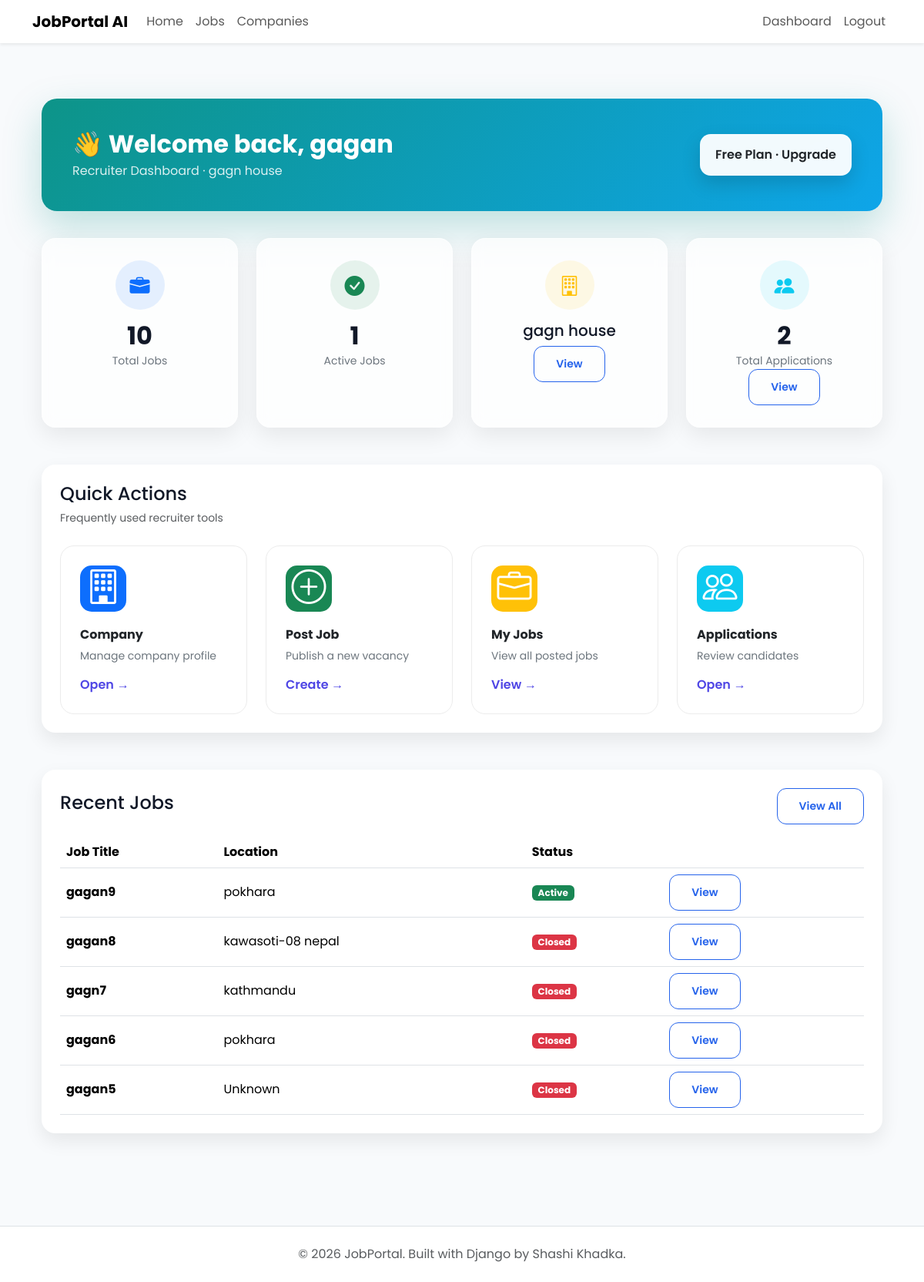
Screenshot of /dashboard/ (signed in) with the database file from the repository.
### accounts/models.py (models this page shows, shortened)
class User(AbstractUser):
    class Role(models.TextChoices):
        ADMIN = "ADMIN", "Admin"
        RECRUITER = "RECRUITER", "Recruiter"
        APPLICANT = "APPLICANT", "Applicant"
    role = models.CharField(max_length=20,choices=Role.choices,default=Role.APPLICANT)
    phone_number = models.CharField(max_length=15,blank=True,null=True)
    profile_picture = models.ImageField(upload_to="profile_photos/",blank=True,null=True)
    created_at = models.DateTimeField(auto_now_add=True)

### companies/models.py (models this page shows, shortened)
class Company(models.Model):
    owner = models.OneToOneField(settings.AUTH_USER_MODEL,on_delete=models.CASCADE,related_name="company")
    company_name = models.CharField(max_length=200)
    slug = models.SlugField(unique=True, blank=True)
    logo = models.ImageField( upload_to="company_logos/", blank=True, null=True)
    description = models.TextField()
    website = models.URLField(blank=True)
    email = models.EmailField()
    phone = models.CharField(max_length=20)
    address = models.TextField()
    location = models.CharField(max_length=255)
    city = models.CharField(max_length=100)
    country = models.CharField(max_length=100)
    established_date = models.DateField()
    employee_count = models.PositiveIntegerField()
    created_at = models.DateTimeField(auto_now_add=True)
    updated_at = models.DateTimeField(auto_now=True)

### jobs/models.py (models this page shows, shortened)
class Job(models.Model):
    class EmploymentType(models.TextChoices):
        FULL_TIME = "Full Time"
        PART_TIME = "Part Time"
        INTERNSHIP = "Internship"
        CONTRACT = "Contract"
    class ExperienceLevel(models.TextChoices):
        ENTRY =  "Entry Level"
        MID =  "Mid Level"
        SENIOR = "Senior Level"
    company = models.ForeignKey(Company,on_delete=models.CASCADE,related_name="jobs")
    title = models.CharField(max_length=200)
    slug = models.SlugField(unique=True,blank=True)
    description = models.TextField()
    location = models.CharField(max_length=150)
    employment_type = models.CharField(max_length=20,choices=EmploymentType.choices)
    experience_level = models.CharField( max_length=20, choices=ExperienceLevel.choices )
    salary_min = models.PositiveIntegerField()
    salary_max = models.PositiveIntegerField()
    vacancies = models.PositiveIntegerField(default=1)
    deadline = models.DateField()
    is_active = models.BooleanField(default=True)
    created_at = models.DateTimeField(auto_now_add=True)
    updated_at = models.DateTimeField(auto_now=True)

### accounts/views.py (the view)
# urls.py: path("dashboard/", views.dashboard, name="dashboard"),
@login_required
def dashboard(request):
    company = Company.objects.filter(owner=request.user).first()
    if company and not hasattr(company, "subscription"):
        messages.warning(request, "Please choose a plan to continue.")
        return redirect("choose-plan")
    subscription = getattr(company, "subscription", None) if company else None
    days_remaining = None
    if subscription and subscription.plan.name != "Lifetime" and subscription.end_date:
        days_remaining = (subscription.end_date - timezone.now().date()).days
    jobs = Job.objects.none()
    total_jobs = 0
    active_jobs = 0
    recent_jobs = []
    total_applications = 0
    pending_applications = 0
    reviewing_applications = 0
    shortlisted_applications = 0
    hired_candidates = 0
    if company:
        jobs = Job.objects.filter(company=company)
        total_jobs = jobs.count()
        active_jobs = jobs.filter(is_active=True).count()
        recent_jobs = jobs.order_by("-created_at")[:5]
        applications = Application.objects.filter(job__company=company)
        total_applications = applications.count()
        pending_applications = applications.filter(status=Applicationstatus.PENDING).count()
        reviewing_applications = applications.filter(status=Applicationstatus.REVIEWING).count()
        shortlisted_applications = applications.filter(status=Applicationstatus.SHORTLISTED).count()
        hired_candidates = applications.filter(status=Applicationstatus.HIRED).count()
    context = {
        "company": company,
        "total_jobs": total_jobs,
        "active_jobs": active_jobs,
        "recent_jobs": recent_jobs,
        "total_applications": total_applications,
        "pending_applications": pending_applications,
        "reviewing_applications": reviewing_applications,
        "shortlisted_applications": shortlisted_applications,
        "hired_candidates": hired_candidates,
        "subscription": subscription,
        "days_remaining": days_remaining,
    }
    return render(request, "accounts/dashboard.html", context)

### templates/accounts/dashboard.html (shortened to what this page needs)
{% extends "base.html" %}
{% block content %}
<div class="container py-4">
    <div class="recruiter-hero d-flex justify-content-between align-items-center flex-wrap gap-3">
        <div>
            <h2 class="fw-bold mb-1">
                👋 Welcome back, {{ request.user.first_name }}
            </h2>
            <p class="mb-0">
                Recruiter Dashboard
                {% if company %} &middot; {{ company.company_name }}{% endif %}
            </p>
        </div>
        {% if subscription %}
            {% if subscription.plan.name == "Lifetime" %}
                <div class="glass-badge">
                    <i class="bi bi-infinity text-primary"></i>
                    <span class="fw-semibold">Lifetime Plan</span>
                </div>
            {% elif subscription.plan.name == "Free" %}
                <a href="{% url 'choose-plan' %}" class="glass-badge text-decoration-none">
                    <span class="fw-semibold text-dark">Free Plan &middot; Upgrade</span>
                </a>
            {% endif %}
        {% endif %}
    </div>
    <div class="row g-4">
        <div class="col-lg-3 col-md-6">
            <div class="glass-stat-card">
                <div class="stat-icon-wrap bg-primary bg-opacity-10">
                    <i class="bi bi-briefcase-fill stat-icon text-primary"></i>
                </div>
                <h2>{{ total_jobs }}</h2>
                <p>Total Jobs</p>
            </div>
        </div>
        <div class="col-lg-3 col-md-6">
            <div class="glass-stat-card">
                <div class="stat-icon-wrap bg-success bg-opacity-10">
                    <i class="bi bi-check-circle-fill stat-icon text-success"></i>
                </div>
                <h2>{{ active_jobs }}</h2>
                <p>Active Jobs</p>
            </div>
        </div>
        <div class="col-lg-3 col-md-6">
            <div class="glass-stat-card">
                <div class="stat-icon-wrap bg-warning bg-opacity-10">
                    <i class="bi bi-building stat-icon text-warning"></i>
                </div>
                <h5 class="mb-2">
                    {% if company %}
                        {{ company.company_name }}
                    {% else %}
                        No Company
                    {% endif %}
                </h5>
                {% if company %}
                    <a href="{% url 'company-detail' company.slug %}" class="btn btn-sm btn-outline-primary">
                        View
                    </a>
                {% else %}
                    <a href="{% url 'create-company' %}" class="btn btn-sm btn-primary-custom">
                        Create
                    </a>
                {% endif %}
            </div>
        </div>
        <div class="col-lg-3 col-md-6">
            <div class="glass-stat-card">
                <div class="stat-icon-wrap bg-info bg-opacity-10">
                    <i class="bi bi-people-fill stat-icon text-info"></i>
                </div>
                <h2>{{ total_applications }}</h2>
                <p>Total Applications</p>
                <a href="{% url 'application-list' %}" class="btn btn-sm btn-outline-primary">
                    View
                </a>
            </div>
        </div>
    </div>
    <div class="custom-card mt-5">
    <div class="d-flex justify-content-between align-items-center mb-4">
        <div>
            <h4 class="mb-1">Quick Actions</h4>
            <small class="text-muted">
                Frequently used recruiter tools
            </small>
        </div>
    </div>
    <div class="row g-4">
        <div class="col-md-3">
            <a href="{% url 'create-company' %}" class="action-card">
                <div class="action-icon bg-primary">
                    <i class="bi bi-building"></i>
                </div>
                <h6>Company</h6>
                <p>
                    Manage company profile
                </p>
                <span>
                    Open →
                </span>
            </a>
        </div>
        <div class="col-md-3">
            <a href="{% url 'create-job' %}" class="action-card">
                <div class="action-icon bg-success">
                    <i class="bi bi-plus-circle"></i>
                </div>
                <h6>Post Job</h6>
                <p>
                    Publish a new vacancy
                </p>
                <span>
                    Create →
                </span>
            </a>
        </div>
        <div class="col-md-3">
            <a href="{% url 'my-jobs' %}" class="action-card">
                <div class="action-icon bg-warning">
                    <i class="bi bi-briefcase"></i>
                </div>
                <h6>My Jobs</h6>
                <p>
                    View all posted jobs
                </p>
                <span>
                    View →
                </span>
            </a>
        </div>
        <div class="col-md-3">
            <a href="{% url 'application-list' %}" class="action-card">
                <div class="action-icon bg-info">
                    <i class="bi bi-people"></i>
                </div>
                <h6>Applications</h6>
                <p>
                    Review candidates
                </p>
                <span>
                    Open →
                </span>
            </a>
        </div>
    </div>
</div>
    <div class="custom-card mt-5">
        <div class="d-flex justify-content-between align-items-center mb-3">
            <h4>
                Recent Jobs
            </h4>
            <a href="{% url 'my-jobs' %}" class="btn btn-outline-primary btn-sm">
                View All
            </a>
        </div>
        {% if recent_jobs %}
        <table class="table table-hover align-middle">
            <thead>
                <tr>
                    <th>Job Title</th>
                    <th>Location</th>
                    <th>Status</th>
                    <th></th>
                </tr>
            </thead>
            <tbody>
            {% for job in recent_jobs %}
                <tr>
                    <td>
                        <strong>{{ job.title }}</strong>
                    </td>
                    <td>{{ job.location }}</td>
                    <td>
                        {% if job.is_active %}
                            <span class="badge bg-success">
                                Active
                            </span>
                        {% else %}
                            <span class="badge bg-danger">
                                Closed
                            </span>
                        {% endif %}
                    </td>
                    <td>
                        <a href="{% url 'job-detail' job.pk %}" class="btn btn-sm btn-outline-primary">
                            View
                        </a>
                    </td>
                </tr>
            {% endfor %}
            </tbody>
        </table>
        {% endif %}
    </div>
</div>
{% endblock %}

### static/css/variables.css (style rules this page uses)
:root { --primary:#4F46E5; --primary-hover:#4338CA; --secondary:#6366F1; --success:#22C55E; --danger:#EF4444; --warning:#F59E0B; --dark:#0F172A; --gray:#64748B; --light:#F8FAFC; --white:#FFFFFF; --border:#E2E8F0; --shadow:0 8px 30px rgba(0,0,0,.08); --radius:12px; }

### static/css/main.css (style rules this page uses)
* { margin:0; padding:0; box-sizing:border-box; }
body { font-family:'Poppins',sans-serif; background:var(--light); color:var(--dark); }
a { text-decoration:none; }

### static/css/components.css (style rules this page uses)
.custom-card { background:white; border-radius:14px; padding:25px; box-shadow:var(--shadow); transition:.3s; }

### static/css/style.css (style rules this page uses)
* { margin:0; padding:0; box-sizing:border-box; }
body { font-family:'Poppins',sans-serif; background:var(--light); color:var(--dark); }
a { text-decoration:none; }
.stat-icon { font-size:45px; }
.stat-icon-wrap { width:64px; height:64px; border-radius:50%; display:flex; align-items:center; justify-content:center; margin:0 auto 15px; }
.stat-icon-wrap .stat-icon { font-size:26px; }
.table { margin-bottom:0; }
.table td, .table th { vertical-align:middle; }
.action-card { display:block; background:#fff; border:1px solid #ececec; border-radius:18px; padding:25px; text-decoration:none; color:#212529; transition:.3s; height:100%; }
.action-icon { width:60px; height:60px; border-radius:15px; display:flex; justify-content:center; align-items:center; color:white; font-size:28px; margin-bottom:20px; }
.action-card h6 { font-weight:700; }
.action-card p { color:#6c757d; font-size:14px; margin-bottom:15px; }
.action-card span { font-weight:600; color:#4F46E5; }
.btn-primary-custom, .btn-outline-primary, .btn-outline-secondary, .btn-outline-danger, .btn-outline-info, .btn-outline-warning { display:inline-flex; align-items:center; justify-content:center; gap:6px; white-space:nowrap; }

### static/css/dashboard.css (style rules this page uses)
.custom-card { background:white; border-radius:16px; padding:25px; box-shadow:0 10px 25px rgba(0,0,0,.08); transition:.3s; }
.custom-card i { font-size:45px; }
:root { --primary:#4F46E5; --success:#22C55E; --warning:#F59E0B; --danger:#EF4444; --bg:#F6F8FC; --card:#ffffff; --text:#1E293B; --muted:#64748B; --border:#E5E7EB; }
body { background:var(--bg); }
.recruiter-hero { background:linear-gradient(135deg, #0D9488, #0EA5E9); border-radius:20px; padding:40px; color:#ffffff; margin-bottom:35px; box-shadow:0 20px 50px rgba(13,148,136,0.25); }
.recruiter-hero h2 { color:#ffffff; }
.recruiter-hero p { color:rgba(255,255,255,0.85); }
.glass-stat-card { background:rgba(255,255,255,0.7); backdrop-filter:blur(10px); border:1px solid rgba(255,255,255,0.5); border-radius:18px; padding:28px; text-align:center; box-shadow:0 10px 30px rgba(0,0,0,0.08); transition:.3s; height:100%; }
.glass-stat-card h2 { font-weight:700; margin-top:12px; margin-bottom:2px; }
.glass-stat-card p { color:#6c757d; margin-bottom:0; font-size:14px; }
.glass-badge { background:rgba(255,255,255,0.95); backdrop-filter:blur(10px); border-radius:14px; padding:15px 20px; box-shadow:0 10px 25px rgba(0,0,0,0.15); }
.stat-icon { width:65px; height:65px; border-radius:15px; display:flex; align-items:center; justify-content:center; color:white; font-size:28px; margin:auto; }
:root { --primary:#2563eb; --primary-dark:#1d4ed8; --primary-light:#eef4ff; --success:#16a34a; --warning:#f59e0b; --danger:#ef4444; --text:#111827; --text-light:#6b7280; --border:#e5e7eb; --white:#ffffff; --background:#f8fafc; --radius:18px; --radius-sm:12px; --shadow:0 10px 30px rgba(0,0,0,.06); --shadow-hover:0 18px 40px rgba(37,99,235,.15); --transition:.25s ease; }
* { box-sizing:border-box; }
body { background:var(--background); font-family:"Poppins", sans-serif; color:var(--text); -webkit-font-smoothing:antialiased; }
a { text-decoration:none; transition:color var(--transition); }
.btn { transition:transform var(--transition), box-shadow var(--transition), background var(--transition); }
.btn-outline-primary { border:1.5px solid var(--primary); color:var(--primary); border-radius:var(--radius-sm); font-weight:600; padding:12px 28px; }
.custom-card { padding:24px; border-radius:18px; }

### rows the page displays
User: user.first_name "gagan"
Company: company_name "gagn house"
Job: title "gagan9", location "pokhara", is_active "Active"
Job: title "gagan8", location "kawasoti-08 nepal", is_active "Closed"
Job: title "gagn7", location "kathmandu", is_active "Closed"
Job: title "gagan6", location "pokhara", is_active "Closed"
Job: title "gagan5", location "Unknown", is_active "Closed"

### other values shown
{{ total_jobs }} "10"
{{ active_jobs }} "1"
{{ total_applications }} "2"
